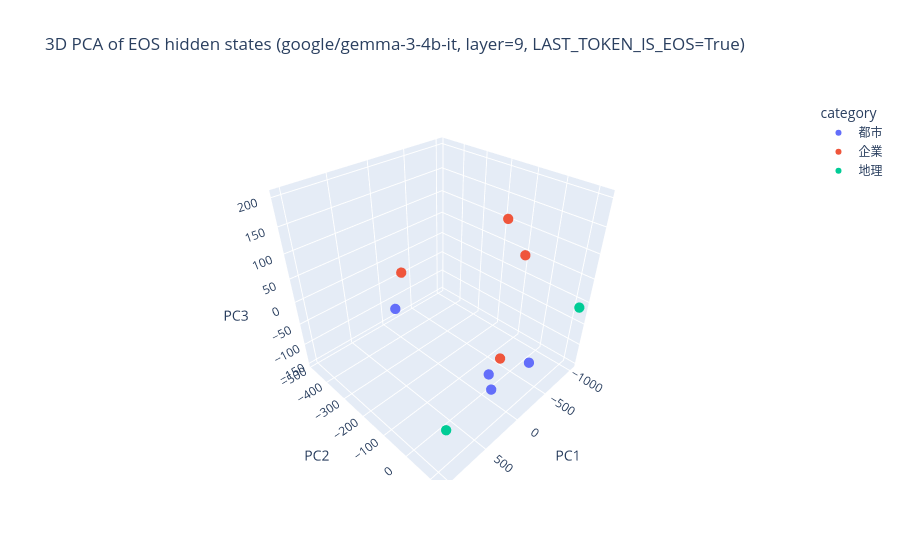

This figure's notebook cell:
### Code cell
# =========================
# 設定
# =========================


model_version = "3"
model_size = "4"
LAST_TOKEN_IS_EOS = True  # 固有名詞の最後にEOSトークンを追加して、その位置のhidden stateを取るかどうか。Falseの場合は最終トークン位置の隠れ状態を取得する
CUDA_VISIBLE_DEVICES = "2"
output_dir = os.path.join(project_root, "src_visualize", "output", "hidden_state_pca_plots")


MODEL_NAME = model_name = f"google/gemma-{model_version}-{model_size}b-it"

os.environ["CUDA_VISIBLE_DEVICES"] = CUDA_VISIBLE_DEVICES
DEVICE = "cuda" if torch.cuda.is_available() else "cpu"

# 可視化したい固有名詞リスト
category_to_proper_nouns = {
    "都市": ["東京", "大阪", "京都", "渋谷"],
    "企業": ["ソニー", "トヨタ", "任天堂", "OpenAI"],
    "地理": ["富士山", "北海道"],
}

# どの層の hidden state を使うか
# -1 なら最終層
LAYER_INDEX = 9

# バッチサイズ
BATCH_SIZE = 8


# =========================
# フラット化
# =========================
proper_nouns = []
categories = []

for category, nouns in category_to_proper_nouns.items():
    for noun in nouns:
        proper_nouns.append(noun)
        categories.append(category)



# =========================
# モデル読み込み
# =========================
tokenizer = AutoTokenizer.from_pretrained(MODEL_NAME)
model = AutoModelForCausalLM.from_pretrained(
    MODEL_NAME,
    torch_dtype=torch.float32,
    # torch_dtype=torch.float16 if DEVICE == "cuda" else torch.float32,
    device_map=None
).to(DEVICE)
model.eval()

# Gemma系で pad token が未設定な場合の保険
if tokenizer.pad_token is None:
    tokenizer.pad_token = tokenizer.eos_token

if tokenizer.eos_token_id is None:
    raise ValueError("tokenizer.eos_token_id が見つかりません。")



# =========================
# 特徴抽出
# =========================
features = extract_eos_hidden_states(
    proper_nouns,
    batch_size=BATCH_SIZE,
    layer_index=LAYER_INDEX
)


print("features shape:", features.shape)  # (N, hidden_dim)

# NaN / inf 除外
valid_mask = np.isfinite(features).all(axis=1)
valid_features = features[valid_mask]
valid_proper_nouns = [x for x, ok in zip(proper_nouns, valid_mask) if ok]
valid_categories = [x for x, ok in zip(categories, valid_mask) if ok]

print("valid samples:", len(valid_proper_nouns), "/", len(proper_nouns))

if len(valid_proper_nouns) < 2:
    raise ValueError("有効サンプルが少なすぎて PCA できません。")



# =========================
# PCA
# =========================
pca = PCA(n_components=3)
coords = pca.fit_transform(valid_features)

print("Explained variance ratio:", pca.explained_variance_ratio_)


# =========================
# DataFrame化
# =========================
df = pd.DataFrame({
    "PC1": coords[:, 0],
    "PC2": coords[:, 1],
    "PC3": coords[:, 2],
    "label": valid_proper_nouns,
    "category": valid_categories,
})


# =========================
# Plot
# =========================
fig = px.scatter_3d(
    df,
    x="PC1",
    y="PC2",
    z="PC3",
    color="category",
    hover_name="label",
    hover_data={"category": True, "PC1": ':.3f', "PC2": ':.3f', "PC3": ':.3f'},
    title=f"3D PCA of EOS hidden states ({MODEL_NAME}, layer={LAYER_INDEX}, LAST_TOKEN_IS_EOS={LAST_TOKEN_IS_EOS})",
)
fig.update_traces(marker=dict(size=6))
fig.show()

### Figure 1 — Plotly figure (JSON) as saved in the notebook; plotly's stock layout.template omitted (floating-point values rounded to 4 significant figures)
{"data": [{"customdata": [["都市"], ["都市"], ["都市"], ["都市"]], "hovertemplate": "<b>%{hovertext}</b><br><br>category=%{customdata[0]}<br>PC1=%{x:.3f}<br>PC2=%{y:.3f}<br>PC3=%{z:.3f}<extra></extra>", "hovertext": ["東京", "大阪", "京都", "渋谷"], "legendgroup": "都市", "marker": {"color": "#636efa", "size": 6, "symbol": "circle"}, "mode": "markers", "name": "都市", "scene": "scene", "showlegend": true, "type": "scatter3d", "x": [-330.7, 251.5, 178.0, 1034.0], "y": [96.92, 90.12, 60.86, -25.28], "z": [-77.07, -72.31, -58.72, 129.0]}, {"customdata": [["企業"], ["企業"], ["企業"], ["企業"]], "hovertemplate": "<b>%{hovertext}</b><br><br>category=%{customdata[0]}<br>PC1=%{x:.3f}<br>PC2=%{y:.3f}<br>PC3=%{z:.3f}<extra></extra>", "hovertext": ["ソニー", "トヨタ", "任天堂", "OpenAI"], "legendgroup": "企業", "marker": {"color": "#EF553B", "size": 6, "symbol": "circle"}, "mode": "markers", "name": "企業", "scene": "scene", "showlegend": true, "type": "scatter3d", "x": [-357.9, -9.42, -75.41, -306.7], "y": [32.09, 55.71, 24.88, -486.0], "z": [123.7, -46.32, 201.2, -40.73]}, {"customdata": [["地理"], ["地理"]], "hovertemplate": "<b>%{hovertext}</b><br><br>category=%{customdata[0]}<br>PC1=%{x:.3f}<br>PC2=%{y:.3f}<br>PC3=%{z:.3f}<extra></extra>", "hovertext": ["富士山", "北海道"], "legendgroup": "地理", "marker": {"color": "#00cc96", "size": 6, "symbol": "circle"}, "mode": "markers", "name": "地理", "scene": "scene", "showlegend": true, "type": "scatter3d", "x": [-1032.0, 648.5], "y": [123.9, 26.83], "z": [-11.45, -147.3]}], "layout": {"legend": {"title": {"text": "category"}, "tracegroupgap": 0}, "scene": {"domain": {"x": [0, 1], "y": [0, 1]}, "xaxis": {"title": {"text": "PC1"}}, "yaxis": {"title": {"text": "PC2"}}, "zaxis": {"title": {"text": "PC3"}}}, "title": {"text": "3D PCA of EOS hidden states (google/gemma-3-4b-it, layer=9, LAST_TOKEN_IS_EOS=True)"}}}
